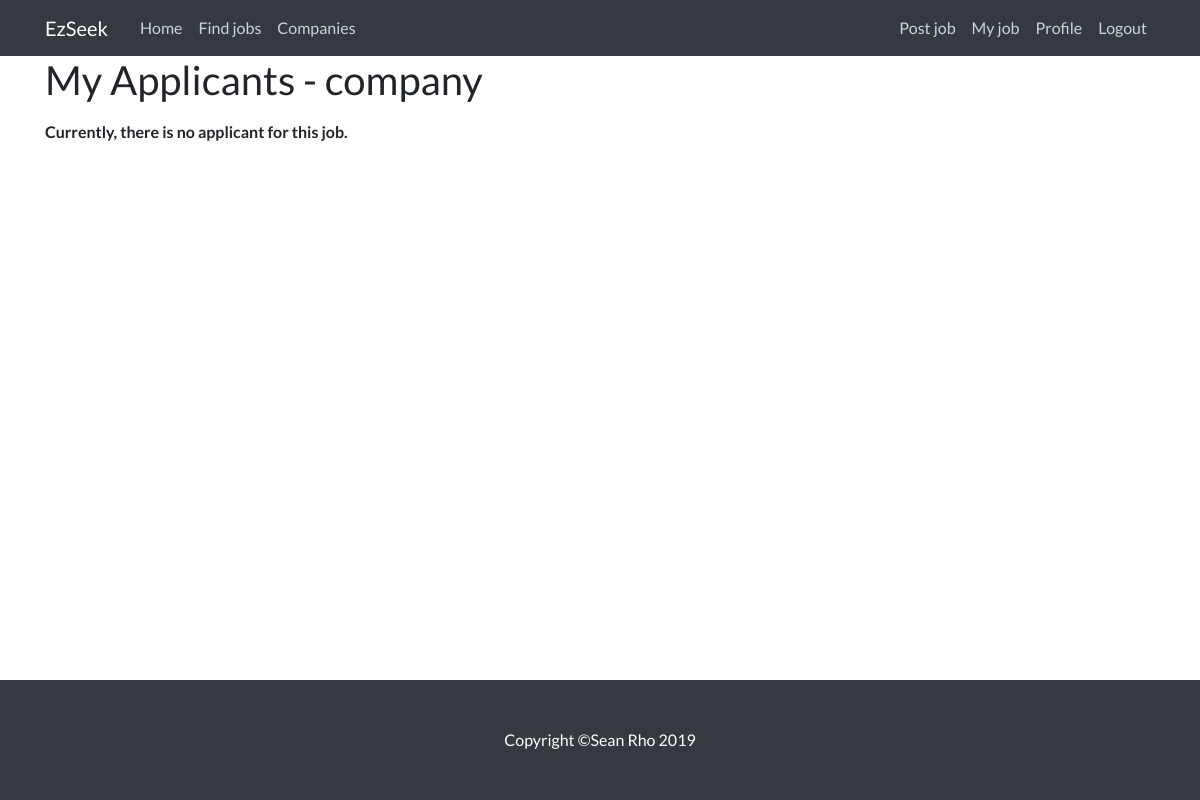
Page /myApplicant/84 (signed in) on the earlier database version.
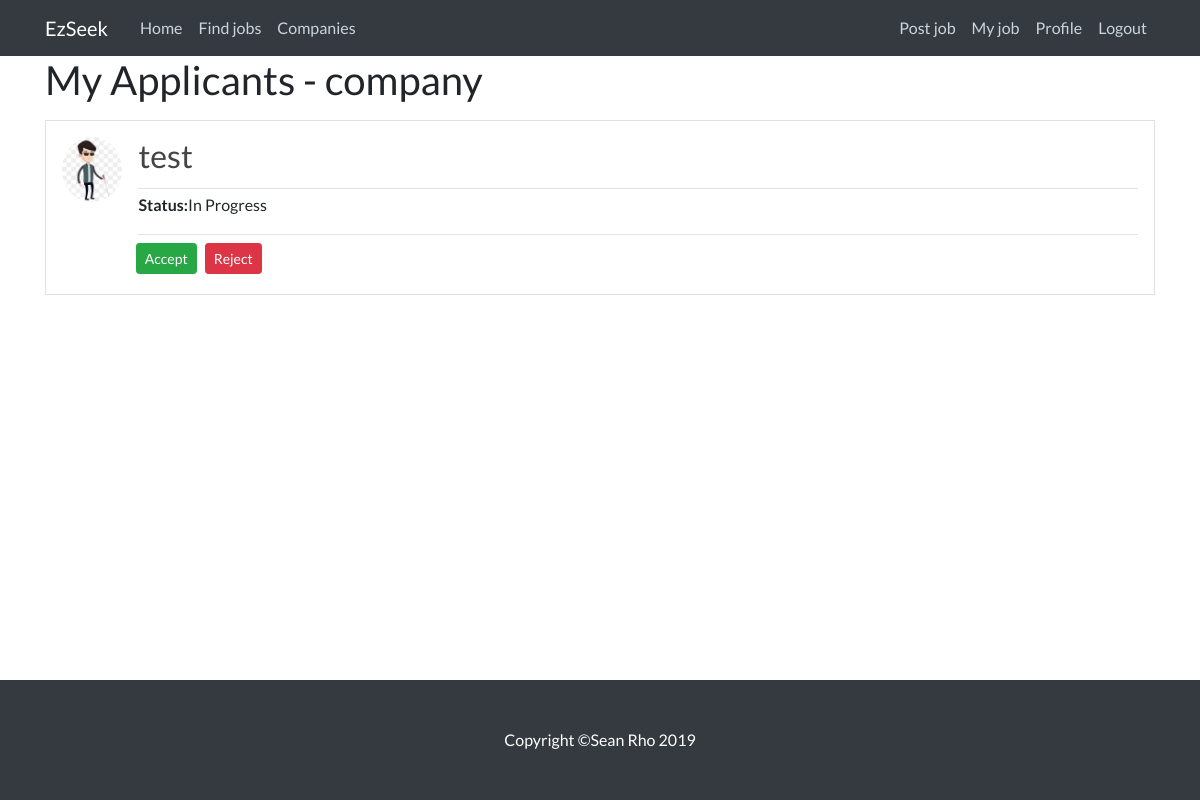
Same page on the later database version.
### RS/models.py (models this page shows, shortened)
class Application(models.Model):
    application_id = models.AutoField(primary_key = True)
    js_id = models.ForeignKey(JobSeeker, on_delete = models.CASCADE)
    company_id = models.ForeignKey(Company, on_delete = models.CASCADE)
    job_id = models.ForeignKey(Post, on_delete = models.CASCADE)
    status = models.CharField(default='In Progress', max_length=200)

class JobSeeker(models.Model):
    user = models.OneToOneField(User, on_delete=models.CASCADE)
    name = models.CharField(max_length=50)
    bio = models.TextField(max_length=1000, blank=True)
    location = models.CharField(max_length=30, blank=True)
    phone_no = models.CharField(max_length=12, blank=True)
    qualification = models.CharField(max_length=30, blank=True)
    profession = models.CharField(max_length=30, blank=True)
    def __str__(self):
        return self.user.username

class Profile(models.Model):
    user = models.OneToOneField(User, on_delete=models.CASCADE)
    image = models.ImageField(default='default.jpg', upload_to='profile_pics')

### RS/views.py (the view)
# urls.py: path('myApplicant/<int:pk>', MyApplicantListView.as_view(), name='myApplicant'),
class MyApplicantListView(UserPassesTestMixin, ListView):
    model = Application
    template_name = 'myApplicant.html'
    context_object_name = 'posts'
    paginate_by = 10
    def get_queryset(self):
        job_id = Post.objects.get(id=self.kwargs['pk'])
        return Application.objects.filter(job_id = job_id )
    def test_func(self):
        job_id = Post.objects.get(id=self.kwargs['pk'])
        test = self.request.user
        if self.request.user == job_id.author:
            return True
        else:
            raise Http404(test)

### RS/templates/myApplicant.html (shortened to what this page needs)
{% extends "base.html" %}
{% block content %}
    <h1 class="mb-3">My Applicants - {{ user }}</h1>
    {% for post in posts %}
    <div>
     <div class="media border p-3 mb-2">
      <img class="rounded-circle article-img" src="{{ post.js_id.user.profile.image.url }}">
       <div class="card h-100 w-100 border-0">
        <div class="article-metadata">
         <h2 class="card-title">
          <a class="article-title" href="{% url 'jobseekerDetail' post.js_id.id %}">{{ post.js_id }}</a>
         </h2>
        </div>
        <div class="article-metadata">
        <p class="article-content"><b class="font-weight-bold">Status:</b>{{ post.status }}</p>
        </div>
        <div class="row">
        <div class="col-xs-1">
        <form method="post" action="/acceptApplicant/{{post.application_id}}">
        <button class="btn btn-success btn-sm mt-1 mb-1 mr-2" class type="submit">Accept</button>
        </div>
        <div class="col-xs-1">
        <form method="post" action="/rejectApplicant/{{post.application_id}}">
        <button class="btn btn-danger btn-sm mt-1 mb-1 mr-2" class type="submit">Reject</button>
        </div>
        </div>
       </div>
     </div>
    </div>
    {% empty %}
<p class="article-content"><b class="font-weight-bold">Currently, there is no applicant for this job.</b></p>
    {% endfor %}
{% endblock content %}

Differences in the rows shown:
added Application: js_id.user.profile.image (picture), js_id "test", status "In Progress"
Other differences:
text no longer shown: "Currently, there is no applicant for this job."
